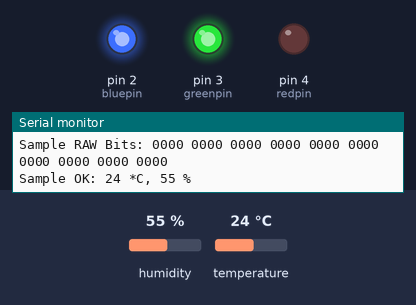
Recording of a sketch running on a simulated Arduino Uno, built with avr-gcc and run on an emulated ATmega328P. Parts: output pins drawn as LEDs (lit = HIGH), the last lines printed to the serial monitor. The inputs (shaded band) are chosen by the test bench; at power-on: temperature 24 °C, humidity 55 %.

Above: at 1.4 s.
1.5 s: temperature set to 26 °C
At 2.7 s:
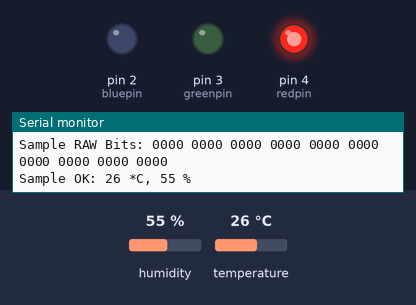
3.3 s: temperature set to 12 °C
At 4.6 s:
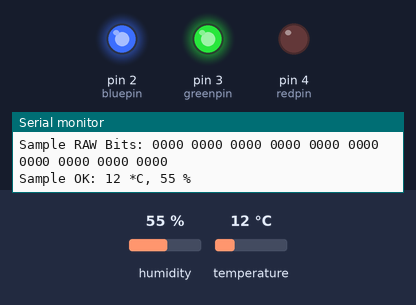
6.5 s: temperature set to 28 °C
At 8.5 s:
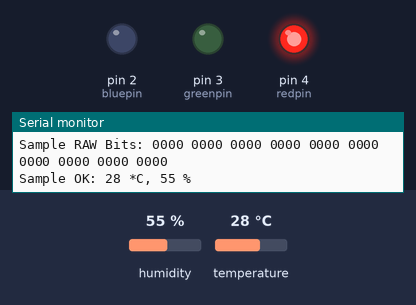
Timing chart, 0 to 10.0 s (numbered marks = the images above; inputs shaded):
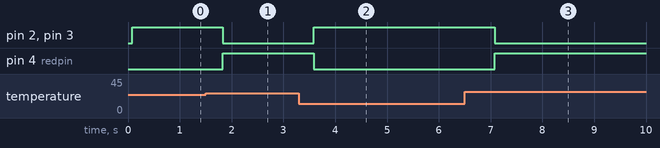

Measured:
- the behaviour switches between 24 and 25 °C on temperature (found by bisection; images 0 and 1)
- after the input at 1.5 s, pin 2 (bluepin), pin 3 (greenpin): HIGH → LOW after 0.33 s; pin 4 (redpin): LOW → HIGH after 0.33 s
- after the input at 3.3 s, pin 2 (bluepin), pin 3 (greenpin): LOW → HIGH after 0.28 s; pin 4 (redpin): HIGH → LOW after 0.28 s
- after the input at 6.5 s, pin 2 (bluepin), pin 3 (greenpin): HIGH → LOW after 0.58 s; pin 4 (redpin): LOW → HIGH after 0.58 s

The sketch:

DHT11WithRawBits.ino
```cpp
//www.elegoo.com
//2016.06.13

#include <SimpleDHT.h>

// for DHT11,
//      VCC: 5V or 3V
//      GND: GND
//      DATA: 2
int pinDHT11 = 5;
SimpleDHT11 dht11;
int redpin = 4; //select the pin for the red LED
int greenpin =3;// select the pin for the green LED
int bluepin =2; // select the pin for the  blue LED
void setup() {
  Serial.begin(9600);
  pinMode(redpin, OUTPUT);
  pinMode(bluepin, OUTPUT);
  pinMode(greenpin, OUTPUT);
}

void loop() {
  // start working...
  Serial.println("=================================");
  Serial.println("Sample DHT11...");

  // read with raw sample data.
  byte temperature = 0;
  byte humidity = 0;
  byte data[40] = {0};
  if (dht11.read(pinDHT11, &temperature, &humidity, data)) {
    Serial.print("Read DHT11 failed");
    return;
  }

  Serial.print("Sample RAW Bits: ");
  for (int i = 0; i < 40; i++) {
    Serial.print((int)data[i]);
    if (i > 0 && ((i + 1) % 4) == 0) {
      Serial.print(' ');
    }
  }
  Serial.println("");

  Serial.print("Sample OK: ");
  Serial.print((int)temperature); Serial.print(" *C, ");
  Serial.print((int)humidity); Serial.println(" %");
  if ((int)temperature < 25){
    analogWrite(bluepin, 255);
    analogWrite(greenpin, 255);
    analogWrite(redpin, 0);
  }
  if((int)temperature>=25){
    analogWrite(bluepin, 0);
    analogWrite(greenpin, 0);
    analogWrite(redpin, 255);
  }
  // DHT11 sampling rate is 1HZ.
  delay(500);
}
```
